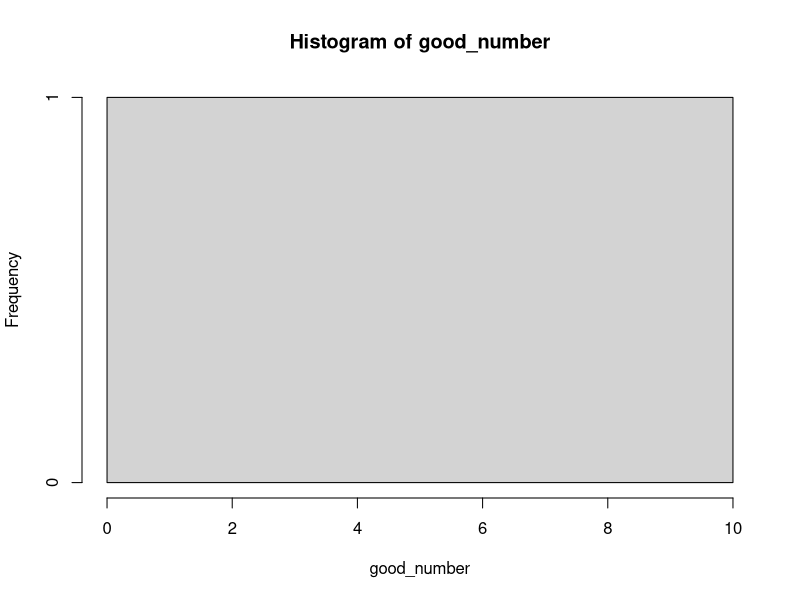

Reproduce this figure in R. (Note: this script raises an error after producing the figure.)
## ---- chunk 1
good_number <- 10
big_product <- 999

good_number * big_product

one_to_ten <- 1:10
good_numbers <- c(10, 10, 20, 20, 40, 50, 60)

sum(good_numbers)
hist(good_number)
## ---- chunk 2
knitr::include_graphics("atlas/r_cran.png")
## ---- chunk 3
knitr::include_graphics("atlas/r_cran_macos.png")
## ---- chunk 4
knitr::include_graphics("atlas/r_cran_windows_1.png")
knitr::include_graphics("atlas/r_cran_windows_2.png")
